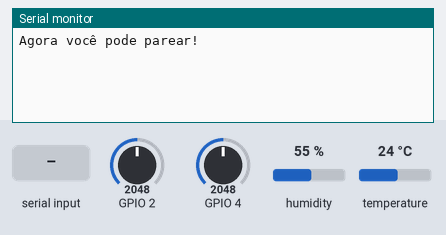
The sketch below on a simulated ESP32. Shown: the last lines printed to the serial monitor. Inputs (shaded band) come from the test bench; at power-on: GPIO 2 = 2048, GPIO 4 = 2048, humidity 55 %, temperature 24 °C. Nothing arrives over Bluetooth unless stated.

Above: at 1.2 s.
1.3 s: "1" received over the second serial link
At 1.9 s:
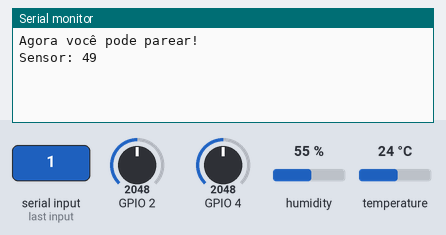
2.8 s: "2" received over the second serial link
At 4.2 s:
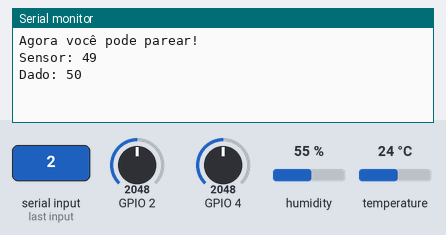

The sketch:

AtividadeBluetooth_Slave.ino
```cpp
#include "BluetoothSerial.h"
BluetoothSerial SerialBT;
#include "DHT.h"
DHT dht(15, DHT11);

int LDR[5] = {0};
int LM35[5] = {0};
float DHTtemp[5] = {0};
float DHThum[5] = {0};

typedef struct Svalor{
  float mediaLM35;
  float mediaLDR;
  float mediaDHTtemp;
  float mediaDHThum;
}Tvalor;

typedef union Uvalor{
  Tvalor valor;
  byte bytesValor[sizeof(Tvalor)];
}TBytes;

TBytes Dados;

bool sensor = 0;
int escolhaSensor;
int escolhaDado;

unsigned long T = 0;

void setup() {
  dht.begin();
  Serial.begin(9600);
  SerialBT.begin("Guilherme");
  Serial.println("Agora você pode parear!");
}

void loop() {
  if(millis() - T > 200){
    LDR[0] = analogRead(4);
    LM35[0] = analogRead(2);
    DHTtemp[0] = dht.readTemperature();
    DHThum[0] = dht.readHumidity();

    Dados.valor.mediaLDR = (LDR[0] + LDR[1] + LDR[2] + LDR[3] + LDR[4])/5;
    Dados.valor.mediaLM35 = (LM35[0] + LM35[1] + LM35[2] + LM35[3] + LM35[4])/5;
    Dados.valor.mediaDHTtemp = (DHTtemp[0] + DHTtemp[1] + DHTtemp[2] + DHTtemp[3] + DHTtemp[4])/5;
    Dados.valor.mediaDHThum = (DHThum[0] + DHThum[1] + DHThum[2] + DHThum[3] + DHThum[4])/5;

    Dados.valor.mediaLM35 = Dados.valor.mediaLM35 * 0.08058608058;

    for(int i=4;i>0;i--){
      LDR[i] = LDR[i-1];
      LM35[i] = LM35[i-1];
      DHTtemp[i] = DHTtemp[i-1];
      DHThum[i] = DHThum[i-1];
    }
    T = millis();
  }

  if(!sensor){
    if(SerialBT.available()){
      escolhaSensor = SerialBT.read();
      Serial.print("Sensor: ");
      Serial.println(escolhaSensor);
      sensor = 1;
    }
  }else{
    switch(escolhaSensor){
      case 49:
        if(SerialBT.available()){
          escolhaDado = SerialBT.read();
          Serial.print("Dado: ");
          Serial.println(escolhaDado);
          if(escolhaDado == 50){
            sensor = 0;
          }
          if(escolhaDado == 49){
            SerialBT.write(&Dados.bytesValor[0], 4);
            sensor = 0;
          }
        }
      break;

      case 50:
        if(SerialBT.available()){
          escolhaDado = SerialBT.read();
          Serial.print("Dado: ");
          Serial.println(escolhaDado);
          if(escolhaDado == 50){
            sensor = 0;
          }
          if(escolhaDado == 49){
            SerialBT.write(&Dados.bytesValor[4], 4);
            sensor = 0;
          }
        }
      break;

      case 51:
        if(SerialBT.available()){
          escolhaDado = SerialBT.read();
          Serial.print("Dado: ");
          Serial.println(escolhaDado);
          if(escolhaDado == 51){
            sensor = 0;
          }
          if(escolhaDado == 49){
            SerialBT.write(&Dados.bytesValor[8], 4);
            sensor = 0;
          }
          if(escolhaDado == 50){
            SerialBT.write(&Dados.bytesValor[12], 4);
            sensor = 0;
          }
        }
      break;
    }
  }
}
```

Measured:
- after the input at 1.3 s, the serial monitor: prints a new line at once (image 1)
- after the input at 2.8 s, the serial monitor: prints a new line at once (image 2)
